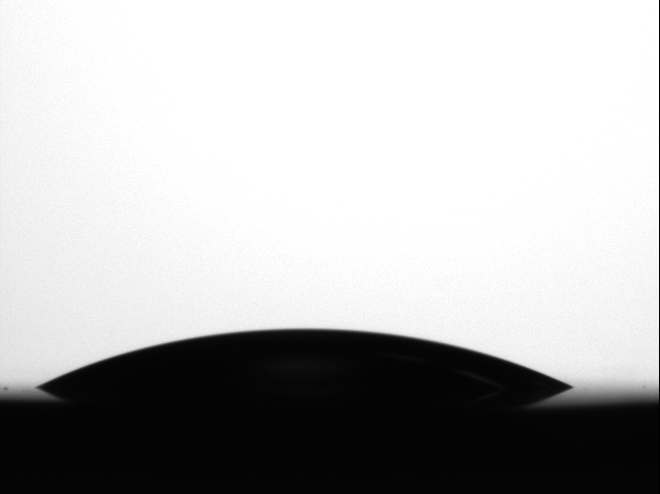
#> input picture benchMarking/water, silicon/h20.7.1.BMP, 660 x 494 px, found by its file name; its folder holds 4 pictures in this run
$ python test.py
#> lines starting #> are read from the running program, lines starting #| are printed output that depends on the picture; after the words box and inside, x2 and y2 are one past the last pixel; in counts of white or black regions, pixels touching at a corner belong together; long printed decimals are rounded
import cv2 as cv
import numpy as np
import os
import sys
import math

def ensure_2d_contour(contour):
    """
    Ensure the contour is a 2D array of points.

    Parameters:
        contour (numpy.ndarray): Input contour.

    Returns:
        numpy.ndarray: Reshaped contour as a 2D array if necessary.
    """
    if contour.ndim == 3:
        return contour.reshape(-1, 2)
    elif contour.ndim == 2 and contour.shape[1] == 2:
        return contour
    else:
        print("Warning: Contour has an unexpected shape")
        return np.array([])

def filter_contour_by_y_level(contour, y_level_min, y_level_max):
    """
    Filters out points in a contour that are outside a specified y-level range.

    Parameters:
        contour (numpy.ndarray): Input contour, should be a 2D array of points.
        y_level_min (int): The minimum y-level threshold; points below this level will be excluded.
        y_level_max (int): The maximum y-level threshold; points above this level will be excluded.

    Returns:
        numpy.ndarray: The filtered contour with points only within the specified y-level range.
    """
    contour = ensure_2d_contour(contour)
    if contour.size == 0:
        return contour

    # Filter points based on the specified y-level range
    filtered_contour = contour[(contour[:, 1] >= y_level_min) & (contour[:, 1] <= y_level_max)]
    return filtered_contour

def split_contour_horizontal(contour):
    """
    Splits a contour into left and right parts based on the x-coordinate of its centroid.

    Parameters:
        contour (numpy.ndarray): Input contour.

    Returns:
        tuple: Two contours, left and right.
    """
    contour = ensure_2d_contour(contour)
    if contour.size == 0:
        return np.array([]), np.array([])  # Return empty contours if invalid

    M = cv.moments(contour)
    if M['m00'] == 0:
        return np.array([]), np.array([])  # Return empty contours if invalid

    cx = int(M['m10'] / M['m00'])  # Center x-coordinate

    contour_points = contour.reshape(-1, 2)

    left_contour = contour_points[contour_points[:, 0] <= cx]
    right_contour = contour_points[contour_points[:, 0] >= cx]

    return left_contour.reshape(-1, 1, 2), right_contour.reshape(-1, 1, 2)

# Sample value
sample = '7.1'

# Define the path to the image
image_path = f'OT-2 Image analysis/benchMarking/water, silicon/h20.{sample}.BMP'

# Check if the image path exists
if not os.path.exists(image_path):
    print('Path to image does not exist. Please check the path, file, and image.')
    sys.exit()

# Read the image from the specified path
image = cv.imread(image_path)
#> image is the input picture: shape (494, 660, 3); min 0, max 255, mean 181.3

# Print the shape and size of the image for debugging purposes
print(f"Image shape: {image.shape}")
#| Image shape: (494, 660, 3)
print(f"Image size: {image.size}")
#| Image size: 978120

# Convert the image to grayscale
imgray = cv.cvtColor(image, cv.COLOR_BGR2GRAY)

# Apply a binary threshold to the grayscale image
ret, thresh = cv.threshold(imgray, 100, 255, 0)
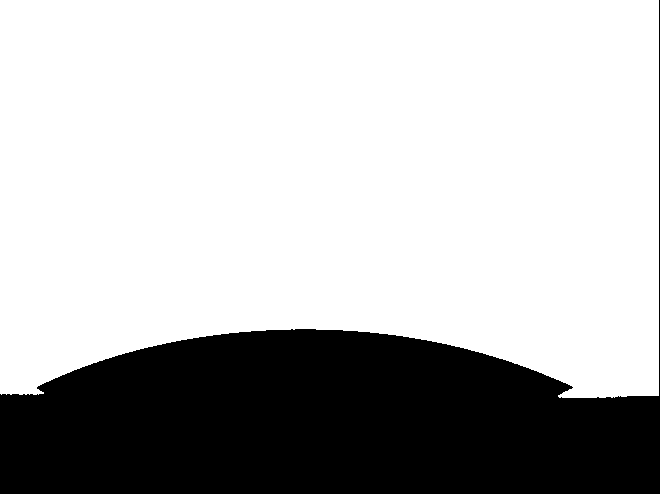
#> thresh: shape (494, 660); 72.2% white; 1 black region

# Find contours in the thresholded image
contours, _ = cv.findContours(thresh, cv.RETR_TREE, cv.CHAIN_APPROX_SIMPLE)
#> contours = 1 contour; box (x1, y1, x2, y2) and area: (0, 0, 659, 398) 234196

# Save the thresholded image for reference
cv.imwrite(f'OT-2 Image analysis/benchMarking/water, silicon/h20.{sample}.thresh.BMP', thresh)

# Process each contour found in the image
for contour in contours:
    contour = ensure_2d_contour(contour)
    if contour.size > 200:  # Process only if the contour has more than 200 points
        print(f"Original contour shape: {contour.shape}")
        # Filter the contour points based on the specified y-level range

        filtered_contour = filter_contour_by_y_level(contour, 100, 380)

        # If there are points left after filtering, draw the contour on the image
        if filtered_contour.size > 0:
            approx_contour = cv.approxPolyDP(filtered_contour, 0.5, False)
            cv.drawContours(image, [approx_contour], -1, (255, 0, 0), 2)

            # Split the contour horizontally multiple times
            left_contour, right_contour = split_contour_horizontal(approx_contour)
            left_contour, _ = split_contour_horizontal(left_contour)
            _, right_contour = split_contour_horizontal(right_contour)
            left_contour, _ = split_contour_horizontal(left_contour)
            _, right_contour = split_contour_horizontal(right_contour)
            left_contour, _ = split_contour_horizontal(left_contour)
            _, right_contour = split_contour_horizontal(right_contour)

            # Draw the split contours
            cv.drawContours(image, [left_contour], -1, (255, 240, 0), 2)
            cv.drawContours(image, [right_contour], -1, (255, 240, 0), 2)

            # Fit lines and calculate angles for the left and right parts
            if len(left_contour) > 0:
                vx, vy, x, y = cv.fitLine(left_contour, cv.DIST_L2, 0, 0.1, 0.1)
                x_single, y_single = x[0], y[0]
                vx_single, vy_single = vx[0], vy[0]
                slope_left = -vy_single / vx_single
                radians_left = math.atan(slope_left)
                degrees_left = (radians_left * 180) / math.pi
            else:
                degrees_left = 'N/A'

            if len(right_contour) > 0:
                va, vb, a, b = cv.fitLine(right_contour, cv.DIST_L2, 0, 0.1, 0.1)
                a_single, b_single = a[0], b[0]
                va_single, vb_single = va[0], vb[0]
                slope_right = vb_single / va_single
                radians_right = math.atan(slope_right)
                degrees_right = (radians_right * 180) / math.pi
            else:
                degrees_right = 'N/A'

            # Calculate the mean angle
            mean_angle = (degrees_left + degrees_right) / 2 if degrees_left != 'N/A' and degrees_right != 'N/A' else 'N/A'
            print(f'Left Angle: {degrees_left}')
            print(f'Right Angle: {degrees_right}')
            print(f'Mean Angle: {mean_angle}')

            # Draw lines for visualization
            cv.line(image, (int(x_single), int(y_single)), (int(x_single+100*vx_single),int(y_single + 100*vy_single)), (0, 0, 255), 2)

            cv.line(image, (int(x_single), int(y_single)), (int(x_single+-100*vx_single),int(y_single+-100*vy_single)), (0, 0, 255), 2)

            cv.line(image, (int(a_single), int(b_single)), (int(a_single+100*va_single),int(b_single+100*vb_single)), (0, 0, 255), 2)

            cv.line(image, (int(a_single), int(b_single)), (int(a_single+-100*va_single),int(b_single+-100*vb_single)), (0, 0, 255), 2)
#> this loop made 1 pass
#> (vx, vy, x, y, x_single, y_single, vx_single) on pass 1: ([0.923], [-0.385], [63.67], [373.8], 63.67, 373.8, 0.923)
#| Original contour shape: (308, 2)
#| Left Angle: 22.633
#| Right Angle: 22.827
#| Mean Angle: 22.730
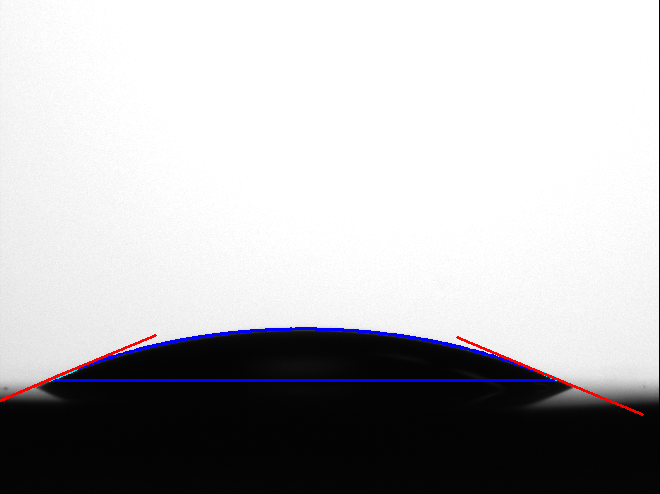
#> image: shape (494, 660, 3); 1.2% of pixels changed, all inside (x1, y1, x2, y2) = (0, 327, 644, 416)

# Save the image with the drawn contours for reference
cv.imwrite(f'OT-2 Image analysis/benchMarking/water, silicon/h20.{sample}.filtered.BMP', image)
